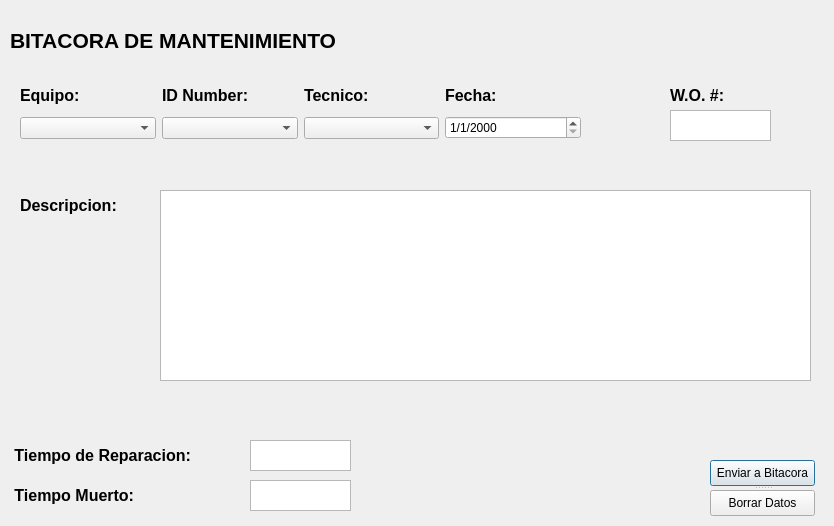
<?xml version="1.0" encoding="UTF-8"?>
<ui version="4.0">
 <class>Dialog</class>
 <widget class="QDialog" name="Dialog">
  <property name="geometry">
   <rect>
    <x>0</x>
    <y>0</y>
    <width>834</width>
    <height>526</height>
   </rect>
  </property>
  <property name="windowTitle">
   <string>Dialog</string>
  </property>
  <property name="styleSheet">
   <string notr="true"/>
  </property>
  <widget class="QLabel" name="label_5">
   <property name="geometry">
    <rect>
     <x>670</x>
     <y>80</y>
     <width>81</width>
     <height>31</height>
    </rect>
   </property>
   <property name="font">
    <font>
     <family>Arial</family>
     <pointsize>12</pointsize>
     <weight>75</weight>
     <bold>true</bold>
    </font>
   </property>
   <property name="layoutDirection">
    <enum>Qt::RightToLeft</enum>
   </property>
   <property name="text">
    <string>W.O. #:</string>
   </property>
  </widget>
  <widget class="QLabel" name="label_6">
   <property name="geometry">
    <rect>
     <x>20</x>
     <y>190</y>
     <width>131</width>
     <height>31</height>
    </rect>
   </property>
   <property name="font">
    <font>
     <family>Arial</family>
     <pointsize>12</pointsize>
     <weight>75</weight>
     <bold>true</bold>
    </font>
   </property>
   <property name="layoutDirection">
    <enum>Qt::RightToLeft</enum>
   </property>
   <property name="text">
    <string>Descripcion:</string>
   </property>
  </widget>
  <widget class="QLabel" name="label_7">
   <property name="geometry">
    <rect>
     <x>10</x>
     <y>440</y>
     <width>231</width>
     <height>31</height>
    </rect>
   </property>
   <property name="font">
    <font>
     <family>Arial</family>
     <pointsize>12</pointsize>
     <weight>75</weight>
     <bold>true</bold>
    </font>
   </property>
   <property name="layoutDirection">
    <enum>Qt::RightToLeft</enum>
   </property>
   <property name="text">
    <string> Tiempo de Reparacion:</string>
   </property>
  </widget>
  <widget class="QLabel" name="label_8">
   <property name="geometry">
    <rect>
     <x>10</x>
     <y>480</y>
     <width>221</width>
     <height>31</height>
    </rect>
   </property>
   <property name="font">
    <font>
     <family>Arial</family>
     <pointsize>12</pointsize>
     <weight>75</weight>
     <bold>true</bold>
    </font>
   </property>
   <property name="layoutDirection">
    <enum>Qt::RightToLeft</enum>
   </property>
   <property name="text">
    <string> Tiempo Muerto:</string>
   </property>
  </widget>
  <widget class="QTextEdit" name="textEdit">
   <property name="geometry">
    <rect>
     <x>160</x>
     <y>190</y>
     <width>651</width>
     <height>191</height>
    </rect>
   </property>
  </widget>
  <widget class="QLabel" name="label_9">
   <property name="geometry">
    <rect>
     <x>10</x>
     <y>20</y>
     <width>441</width>
     <height>41</height>
    </rect>
   </property>
   <property name="font">
    <font>
     <family>Arial</family>
     <pointsize>16</pointsize>
     <weight>75</weight>
     <bold>true</bold>
    </font>
   </property>
   <property name="layoutDirection">
    <enum>Qt::RightToLeft</enum>
   </property>
   <property name="text">
    <string>BITACORA DE MANTENIMIENTO</string>
   </property>
  </widget>
  <widget class="QTextEdit" name="textEdit_3">
   <property name="geometry">
    <rect>
     <x>250</x>
     <y>440</y>
     <width>101</width>
     <height>31</height>
    </rect>
   </property>
  </widget>
  <widget class="QTextEdit" name="textEdit_4">
   <property name="geometry">
    <rect>
     <x>250</x>
     <y>480</y>
     <width>101</width>
     <height>31</height>
    </rect>
   </property>
  </widget>
  <widget class="QWidget" name="layoutWidget">
   <property name="geometry">
    <rect>
     <x>20</x>
     <y>80</y>
     <width>561</width>
     <height>59</height>
    </rect>
   </property>
   <layout class="QHBoxLayout" name="horizontalLayout">
    <item>
     <layout class="QVBoxLayout" name="verticalLayout">
      <item>
       <widget class="QLabel" name="label">
        <property name="font">
         <font>
          <family>Arial</family>
          <pointsize>12</pointsize>
          <weight>75</weight>
          <bold>true</bold>
         </font>
        </property>
        <property name="layoutDirection">
         <enum>Qt::RightToLeft</enum>
        </property>
        <property name="text">
         <string>Equipo: </string>
        </property>
       </widget>
      </item>
      <item>
       <widget class="QComboBox" name="cb_equipo"/>
      </item>
     </layout>
    </item>
    <item>
     <layout class="QVBoxLayout" name="verticalLayout_2">
      <item>
       <widget class="QLabel" name="label_2">
        <property name="font">
         <font>
          <family>Arial</family>
          <pointsize>12</pointsize>
          <weight>75</weight>
          <bold>true</bold>
         </font>
        </property>
        <property name="layoutDirection">
         <enum>Qt::RightToLeft</enum>
        </property>
        <property name="text">
         <string>ID Number:</string>
        </property>
       </widget>
      </item>
      <item>
       <widget class="QComboBox" name="comboBox_2"/>
      </item>
     </layout>
    </item>
    <item>
     <layout class="QVBoxLayout" name="verticalLayout_3">
      <item>
       <widget class="QLabel" name="label_3">
        <property name="font">
         <font>
          <family>Arial</family>
          <pointsize>12</pointsize>
          <weight>75</weight>
          <bold>true</bold>
         </font>
        </property>
        <property name="layoutDirection">
         <enum>Qt::RightToLeft</enum>
        </property>
        <property name="text">
         <string>Tecnico:</string>
        </property>
       </widget>
      </item>
      <item>
       <widget class="QComboBox" name="comboBox_3"/>
      </item>
     </layout>
    </item>
    <item>
     <layout class="QVBoxLayout" name="verticalLayout_4">
      <item>
       <widget class="QLabel" name="label_4">
        <property name="font">
         <font>
          <family>Arial</family>
          <pointsize>12</pointsize>
          <weight>75</weight>
          <bold>true</bold>
         </font>
        </property>
        <property name="layoutDirection">
         <enum>Qt::RightToLeft</enum>
        </property>
        <property name="text">
         <string>Fecha:</string>
        </property>
       </widget>
      </item>
      <item>
       <widget class="QDateEdit" name="dateEdit">
        <property name="displayFormat">
         <string>d/M/yyyy</string>
        </property>
       </widget>
      </item>
     </layout>
    </item>
   </layout>
  </widget>
  <widget class="QTextEdit" name="textEdit_2">
   <property name="geometry">
    <rect>
     <x>670</x>
     <y>110</y>
     <width>101</width>
     <height>31</height>
    </rect>
   </property>
  </widget>
  <widget class="QSplitter" name="splitter">
   <property name="geometry">
    <rect>
     <x>710</x>
     <y>460</y>
     <width>105</width>
     <height>56</height>
    </rect>
   </property>
   <property name="orientation">
    <enum>Qt::Vertical</enum>
   </property>
   <widget class="QPushButton" name="pushButton">
    <property name="text">
     <string>Enviar a Bitacora</string>
    </property>
   </widget>
   <widget class="QPushButton" name="pushButton_2">
    <property name="text">
     <string>Borrar Datos</string>
    </property>
   </widget>
  </widget>
 </widget>
 <resources/>
 <connections/>
</ui>
